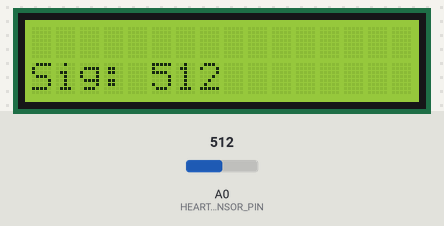
The sketch below on a simulated Arduino Uno, built with avr-gcc and run on an emulated ATmega328P. Parts: 16×2 character LCD. Inputs (shaded band) come from the test bench; at power-on: A0 (HEARTBEAT_SENSOR_PIN) = 512. What the sketch prints to the serial monitor is not drawn.

Above: at 2.2 s.
2.3 s: A0 (HEARTBEAT_SENSOR_PIN) set to 685
At 3.5 s:
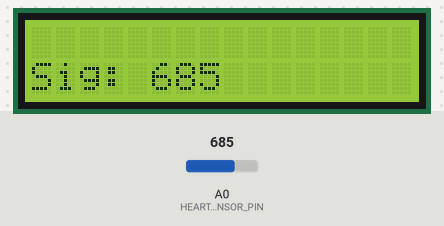
3.8 s: A0 (HEARTBEAT_SENSOR_PIN) set to 714
At 4.6 s:
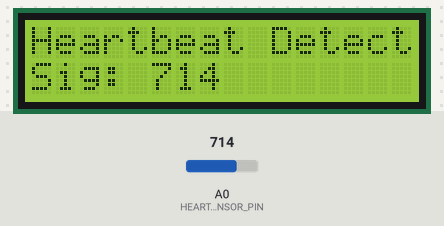
5.3 s: A0 (HEARTBEAT_SENSOR_PIN) set to 690
At 6.6 s:
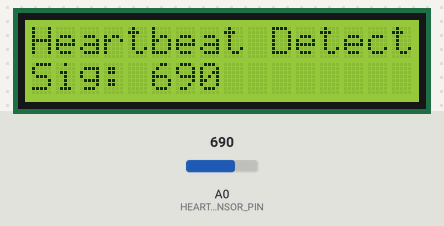
Timing chart, 0 to 8.3 s (numbered marks = the images above; inputs shaded):
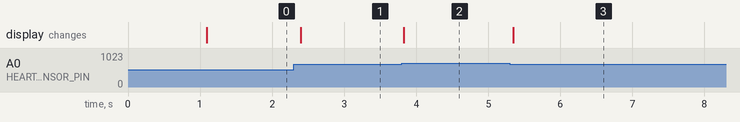

The sketch:

heartmaju.ino
```cpp
#include <Wire.h>
#include <LiquidCrystal_I2C.h>

// Define the I2C address for the LCD
LiquidCrystal_I2C lcd(0x27, 16, 2); // Adjust I2C address if necessary

// Define the pin for the heartbeat sensor
#define HEARTBEAT_SENSOR_PIN A0

// Variables for heartbeat calculation
int heartbeatValue = 0;
int threshold = 700; // Adjust this threshold to reduce noise
bool heartbeatDetected = false;

unsigned long lastBeatTime = 0;     // Time of the last detected beat
unsigned long currentTime = 0;      // Current time
unsigned long beatInterval = 0;     // Time between two beats
int bpm = 0;                        // Beats per minute
int bpmArray[5] = {0};              // Rolling buffer for averaging BPM
int bpmIndex = 0;                   // Index for the rolling buffer
int numBeats = 0;                   // Number of valid beats
unsigned long noBeatTimeout = 5000; // Timeout to reset BPM (in ms)

// Helper function to calculate the average BPM
int calculateAverageBPM() {
  int total = 0;
  for (int i = 0; i < numBeats; i++) {
    total += bpmArray[i];
  }
  return (numBeats > 0) ? total / numBeats : 0;
}

void setup() {
  // Initialize the LCD
  lcd.begin();
  lcd.backlight();

  // Print a welcome message
  lcd.setCursor(0, 0);
  lcd.print("Heartbeat Monitor");
  delay(1000);
  lcd.clear();

  // Initialize the serial monitor for debugging
  Serial.begin(230400); // High baud rate for faster updates
  Serial.println("Heartbeat Sensor Initialized");
}

void loop() {
  // Read the heartbeat sensor value
  heartbeatValue = analogRead(HEARTBEAT_SENSOR_PIN);
  currentTime = millis();

  // Detect heartbeat
  if (heartbeatValue > threshold && !heartbeatDetected) {
    heartbeatDetected = true;

    // Calculate BPM
    if (lastBeatTime > 0) {
      beatInterval = currentTime - lastBeatTime;

      if (beatInterval > 300) { // Minimum interval to avoid noise (200ms = 300 BPM max)
        bpm = 60000 / beatInterval;

        // Store BPM in the rolling buffer
        bpmArray[bpmIndex] = bpm;
        bpmIndex = (bpmIndex + 1) % 5; // Circular buffer
        numBeats = min(numBeats + 1, 5); // Increment beats up to 5
      }
    }

    lastBeatTime = currentTime;

    // Display heartbeat detection on the LCD
    lcd.setCursor(0, 0);
    lcd.print("Heartbeat Detected");
  }

  // Reset heartbeat detection when the signal drops
  if (heartbeatValue <= threshold && heartbeatDetected) {
    heartbeatDetected = false;
  }

  // Timeout to reset BPM if no heartbeat detected
  if (currentTime - lastBeatTime > noBeatTimeout) {
    bpm = 0;  // Reset BPM to zero
    numBeats = 0; // Reset rolling buffer
  }

  // Display signal value on the LCD
  lcd.setCursor(0, 1);
  lcd.print("Sig: ");
  lcd.print(heartbeatValue);

  // Send signal value to serial port for plotting
  Serial.print(heartbeatValue);  // Send signal value

  Serial.print(",");           // Delimiter between values
  Serial.println(bpm > 0 ? calculateAverageBPM() : 0);  // Send BPM if detected, else 0

  delay(100); // 100 Hz update rate
}
```

Measured:
- the behaviour switches between 700 and 701 on A0 (HEARTBEAT_SENSOR_PIN) (found by bisection; images 1 and 2)
- after the input at 2.3 s, the display: changes after 0.10 s (image 1)
- after the input at 3.8 s, the display: changes at once (image 2)
- after the input at 5.3 s, the display: changes after 0.05 s (image 3)
